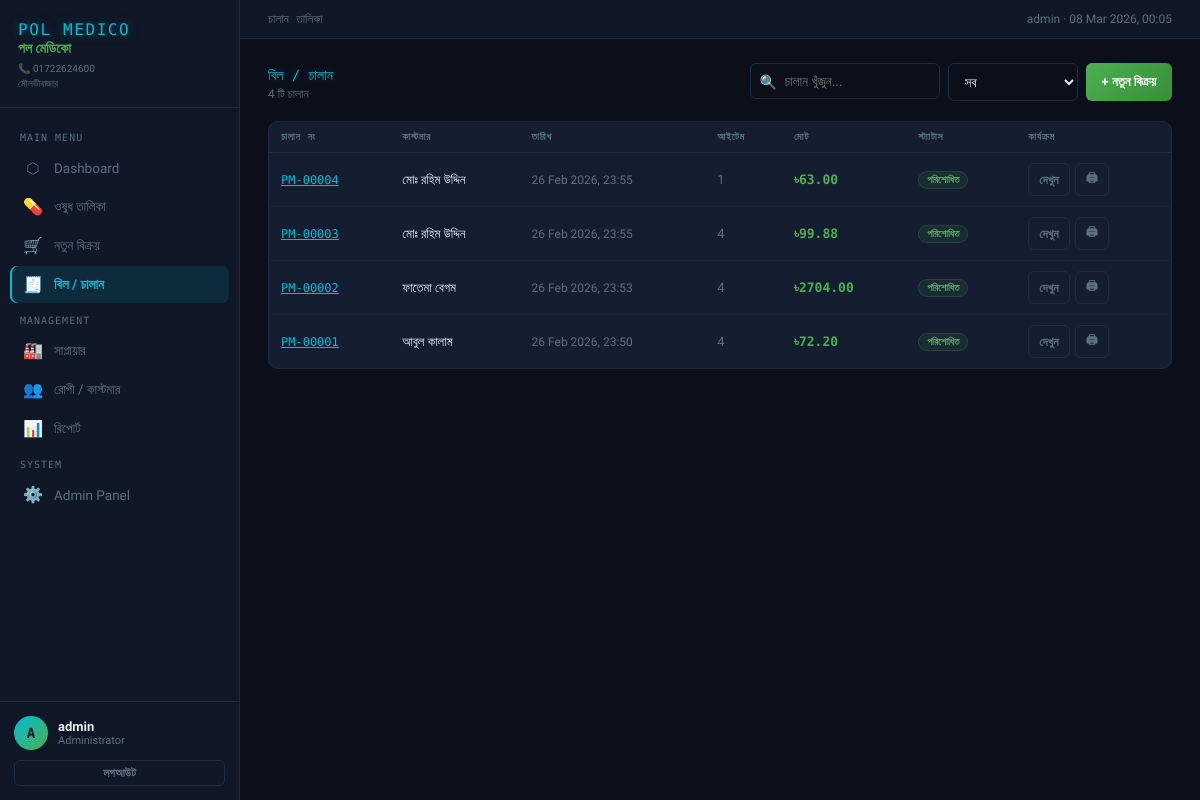
/billing/ (signed in), run on the app's committed database.
### pharmacy/models.py (models this page shows, shortened)
class UserProfile(models.Model):
    ROLES = [
        ('admin', 'Administrator'),
        ('pharmacist', 'Pharmacist / ফার্মাসিস্ট'),
        ('staff', 'Staff / স্টাফ'),
    ]
    user = models.OneToOneField(User, on_delete=models.CASCADE, related_name='profile')
    role = models.CharField(max_length=20, choices=ROLES, default='staff')
    phone = models.CharField(max_length=20, blank=True)
    created_at = models.DateTimeField(auto_now_add=True)
    class Meta:
        verbose_name = "User Profile"

class Bill(models.Model):
    STATUS_CHOICES = [
        ('paid', 'পরিশোধিত'),
        ('pending', 'বাকি'),
        ('cancelled', 'বাতিল'),
    ]
    invoice_number = models.CharField(max_length=20, unique=True, editable=False)
    customer = models.ForeignKey(Customer, on_delete=models.SET_NULL, null=True, blank=True, related_name='bills')
    created_by = models.ForeignKey(User, on_delete=models.SET_NULL, null=True, related_name='bills')
    bill_date = models.DateTimeField(default=timezone.now)
    subtotal = models.DecimalField(max_digits=12, decimal_places=2, default=0)
    discount_percent = models.DecimalField(max_digits=5, decimal_places=2, default=0)
    discount_amount = models.DecimalField(max_digits=12, decimal_places=2, default=0)
    tax_percent = models.DecimalField(max_digits=5, decimal_places=2, default=0)
    tax_amount = models.DecimalField(max_digits=12, decimal_places=2, default=0)
    grand_total = models.DecimalField(max_digits=12, decimal_places=2, default=0)
    status = models.CharField(max_length=10, choices=STATUS_CHOICES, default='paid')
    notes = models.TextField(blank=True)
    created_at = models.DateTimeField(auto_now_add=True)
    updated_at = models.DateTimeField(auto_now=True)
    class Meta:
        ordering = ['-bill_date']

class Customer(models.Model):
    name = models.CharField(max_length=200)
    phone = models.CharField(max_length=20, blank=True)
    email = models.EmailField(blank=True)
    address = models.TextField(blank=True)
    date_of_birth = models.DateField(null=True, blank=True)
    created_at = models.DateTimeField(auto_now_add=True)
    updated_at = models.DateTimeField(auto_now=True)
    class Meta:
        ordering = ['name']

### pharmacy/views.py (the view)
# urls.py: path('billing/', views.bill_list, name='bill_list'),
@login_required
def bill_list(request):
    bills = Bill.objects.select_related('customer', 'created_by').order_by('-bill_date')
    q = request.GET.get('q', '')
    status = request.GET.get('status', '')
    if q:
        bills = bills.filter(Q(invoice_number__icontains=q) | Q(customer__name__icontains=q))
    if status:
        bills = bills.filter(status=status)
    return render(request, 'pharmacy/bill_list.html', {'bills': bills, 'q': q, 'status': status, 'pharmacy': PHARMACY_INFO})

### pharmacy/templates/pharmacy/bill_list.html (shortened to what this page needs)
{% extends "pharmacy/base.html" %}
{% block nav_bill %}active{% endblock %}
{% block breadcrumb %}চালান তালিকা{% endblock %}
{% block content %}
<div class="page-header">
  <div><div class="page-title">বিল / চালান</div><div class="page-sub">{{ bills|length }} টি চালান</div></div>
  <div style="display:flex;gap:8px">
    <form method="get" style="display:flex;gap:8px">
      <div class="search-wrap"><span class="search-icon">🔍</span><input name="q" class="form-input" placeholder="চালান খুঁজুন..." value="{{ q }}" style="width:190px"></div>
      <select name="status" class="form-input" style="width:130px" onchange="this.form.submit()">
        <option value="">সব</option>
      </select>
    </form>
    <a href="{% url 'bill_create' %}" class="btn btn-success">+ নতুন বিক্রয়</a>
  </div>
</div>
<div class="card">
  <table>
    <thead><tr><th>চালান নং</th><th>কাস্টমার</th><th>তারিখ</th><th>আইটেম</th><th>মোট</th><th>স্ট্যাটাস</th><th>কার্যক্রম</th></tr></thead>
    <tbody>
      {% for bill in bills %}
      <tr>
        <td><a href="{% url 'bill_detail' bill.pk %}" class="mono" style="color:var(--accent);font-size:12px">{{ bill.invoice_number }}</a></td>
        <td style="font-size:13px">{{ bill.customer.name|default:"Walk-in" }}</td>
        <td style="color:var(--muted);font-size:12px">{{ bill.bill_date|date:"d M Y, H:i" }}</td>
        <td style="color:var(--muted)">{{ bill.items.count }}</td>
        <td class="mono" style="color:#4caf50;font-weight:700">৳{{ bill.grand_total|floatformat:2 }}</td>
        <td><span class="tag {% if bill.status == 'paid' %}tag-green{% elif bill.status == 'pending' %}tag-orange{% else %}tag-gray{% endif %}">{{ bill.get_status_display }}</span></td>
        <td><div style="display:flex;gap:5px"><a href="{% url 'bill_detail' bill.pk %}" class="btn btn-ghost btn-sm">দেখুন</a><a href="{% url 'bill_print' bill.pk %}" class="btn btn-ghost btn-sm" target="_blank">🖨</a></div></td>
      </tr>
      {% empty %}<tr><td colspan="7" style="text-align:center;padding:40px;color:var(--muted)">কোনো চালান নেই। <a href="{% url 'bill_create' %}" style="color:var(--accent)">তৈরি করুন?</a></td></tr>
      {% endfor %}
    </tbody>
  </table>
</div>
{% endblock %}

### pharmacy/templates/pharmacy/base.html (shortened to what this page needs)
{% load static %}
<!DOCTYPE html>
<html lang="bn">
<head>
</head>
<body>
  <aside class="sidebar">
    <div class="sidebar-logo">
      <div class="logo-en">POL MEDICO</div>
      <div class="logo-bn">পল মেডিকো</div>
      <div class="logo-sub">📞 {{ pharmacy.phone }}<br>মৌলভীবাজার</div>
    </div>
    <nav>
      <div class="nav-section">Main Menu</div>
      <a href="{% url 'dashboard' %}" class="nav-link {% block nav_dash %}{% endblock %}"><span class="icon">⬡</span> Dashboard</a>
      <a href="{% url 'medicine_list' %}" class="nav-link {% block nav_med %}{% endblock %}"><span class="icon">💊</span> ওষুধ তালিকা</a>
      <a href="{% url 'bill_create' %}" class="nav-link {% block nav_sell %}{% endblock %}"><span class="icon">🛒</span> নতুন বিক্রয়</a>
      <a href="{% url 'bill_list' %}" class="nav-link {% block nav_bill %}{% endblock %}"><span class="icon">🧾</span> বিল / চালান</a>
      <div class="nav-section">Management</div>
      <a href="{% url 'supplier_list' %}" class="nav-link {% block nav_sup %}{% endblock %}"><span class="icon">🏭</span> সাপ্লায়ার</a>
      <a href="{% url 'customer_list' %}" class="nav-link {% block nav_cust %}{% endblock %}"><span class="icon">👥</span> রোগী / কাস্টমার</a>
      <a href="{% url 'reports' %}" class="nav-link {% block nav_rep %}{% endblock %}"><span class="icon">📊</span> রিপোর্ট</a>
      {% if user.is_superuser %}
      <div class="nav-section">System</div>
      <a href="{% url 'admin:index' %}" class="nav-link"><span class="icon">⚙️</span> Admin Panel</a>
      {% endif %}
    </nav>
    <div class="sidebar-user">
      <div class="user-row">
        <div class="user-avatar">{{ user.username|first|upper }}</div>
        <div>
          <div class="user-name">{{ user.username }}</div>
          <div class="user-role">{% if user.profile %}{{ user.profile.get_role_display }}{% else %}Staff{% endif %}</div>
        </div>
      </div>
      <a href="{% url 'logout' %}" class="btn btn-ghost btn-sm" style="width:100%;justify-content:center">লগআউট</a>
    </div>
  </aside>
  <div class="main">
    <div class="topbar">
      <span class="topbar-left">{% block breadcrumb %}পল মেডিকো{% endblock %}</span>
      <span class="topbar-right">{{ user.username }} · {% now "d M Y, H:i" %}</span>
    </div>
    <div class="content animate">
      {% block content %}{% endblock %}
    </div>
  </div>
</body>
</html>

### data on the page
Bill: invoice_number "PM-00004", customer.name "মোঃ রহিম উদ্দিন", bill_date "26 Feb 2026, 23:55", items.count "1", grand_total "63.00", status "পরিশোধিত"
Bill: invoice_number "PM-00003", customer.name "মোঃ রহিম উদ্দিন", bill_date "26 Feb 2026, 23:55", items.count "4", grand_total "99.88", status "পরিশোধিত"
Bill: invoice_number "PM-00002", customer.name "ফাতেমা বেগম", bill_date "26 Feb 2026, 23:53", items.count "4", grand_total "2704.00", status "পরিশোধিত"
Bill: invoice_number "PM-00001", customer.name "আবুল কালাম", bill_date "26 Feb 2026, 23:50", items.count "4", grand_total "72.20", status "পরিশোধিত"

### other printed values
{{ pharmacy.phone }} "01722624600"
{{ user.username|first|upper }} "A"
{{ user.username }} "admin"
{{ user.profile.get_role_display }} "Administrator"
{{ bills|length }} "4"
